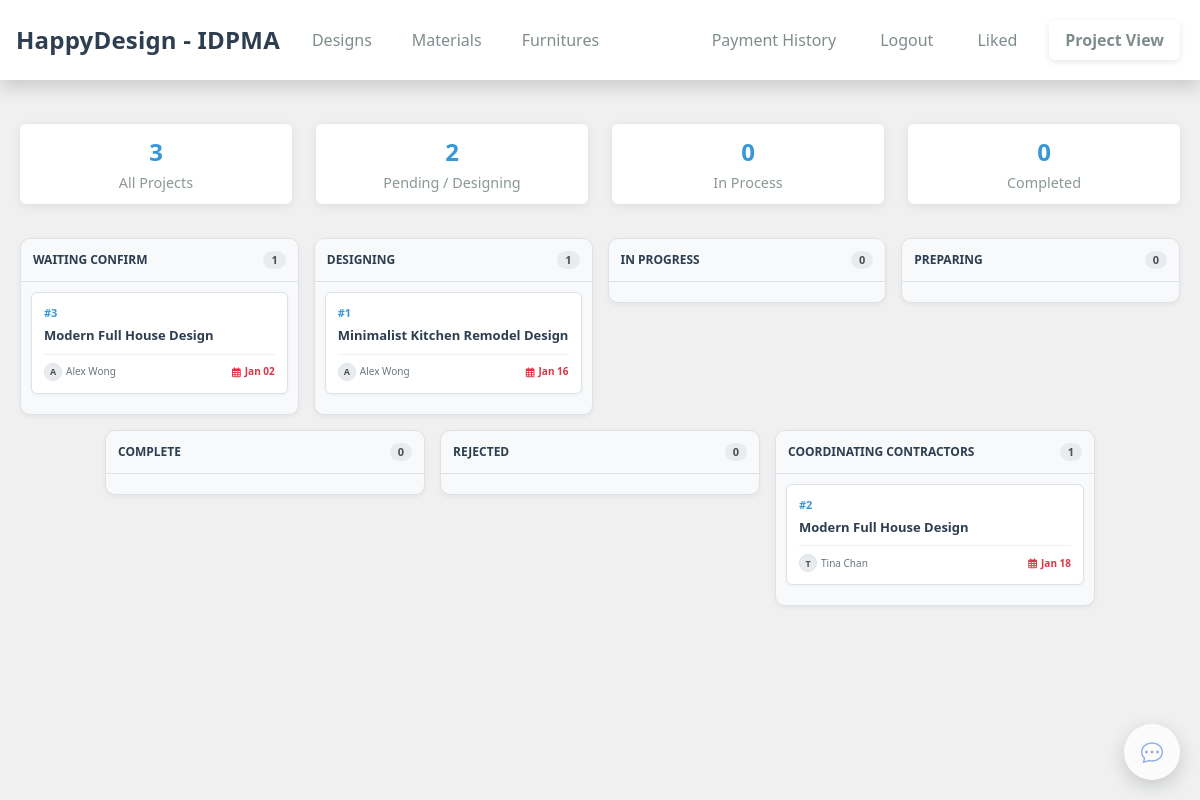
The page /project_management.php (signed in) on the database its author committed.
### tables this page shows
CREATE TABLE `Order` (
  `orderid` int NOT NULL AUTO_INCREMENT,
  `odate` datetime NOT NULL,
  `clientid` int NOT NULL,
  `budget` decimal(10,2) DEFAULT NULL,
  `deposit` decimal(10,2) NOT NULL DEFAULT 2000.00,
  `payment_id` int DEFAULT NULL,
  `cost` decimal(10,2) DEFAULT NULL,
  `gross_floor_area` decimal(10,2) DEFAULT NULL,
  `Requirements` varchar(255) DEFAULT NULL,
  `deposit_amount` DECIMAL(10,2) DEFAULT 0.00,
  `final_payment` DECIMAL(10,2) DEFAULT 0.00,
  `designid` int NOT NULL,
  `ostatus` ENUM('waiting confirm', 'designing', 'reviewing design proposal', 'waiting for review design', 'drafting 2nd proposal', 'waiting client review', 'waiting 2nd design phase payment', 'waiting final design phase payment' , 'waiting 1st construction phase payment', 'complete', 'rejected','Coordinating Contractors','preparing', 'waiting client reassignment', 'waiting client confirm construction date', 'In construction', 'waiting for construction pay', 'waiting for start construction',
    'Waiting for inspection', 'inspection_completed', 'inspection_failed') DEFAULT 'waiting confirm',
  `payment_plan` ENUM('full', 'installment_25', 'installment_50') DEFAULT 'full',
  `actual_completion_date` DATE DEFAULT NULL,
  `inspection_date` DATETIME NULL DEFAULT NULL,
  `inspection_status` ENUM('pending', 'accepted', 'rejected', 'client_suggested') DEFAULT NULL,
  `client_suggested_date` DATETIME NULL DEFAULT NULL,
  `designedPicture` VARCHAR(500) DEFAULT NULL,
  `supplierid` int DEFAULT NULL,
  `supplier_status` ENUM('Pending', 'Accepted', 'Rejected') DEFAULT 'Pending',
  `reassignment_status` ENUM('Accepted', 'Pending', 'Rejected') DEFAULT Null,
  `created_at` TIMESTAMP DEFAULT CURRENT_TIMESTAMP,
  `updated_at` TIMESTAMP DEFAULT CURRENT_TIMESTAMP ON UPDATE CURRENT_TIMESTAMP,
  PRIMARY KEY (`orderid`),
  KEY `clientid_pk_idx` (`clientid`),
  KEY `designid_pk_idx` (`designid`),
  KEY `payment_id_idx` (`payment_id`),
  KEY `supplierid_order_idx` (`supplierid`),
  CONSTRAINT `clientid_pk` FOREIGN KEY (`clientid`) REFERENCES `Client` (`clientid`),
  CONSTRAINT `designid_pk` FOREIGN KEY (`designid`) REFERENCES `Design` (`designid`),
  CONSTRAINT `fk_order_payment_id` FOREIGN KEY (`payment_id`) REFERENCES `OrderPayment` (`payment_id`) ON DELETE SET NULL,
  CONSTRAINT `fk_order_supplier` FOREIGN KEY (`supplierid`) REFERENCES `Supplier` (`supplierid`) ON DELETE SET NULL
);

CREATE TABLE `Design` (
  `designid` int NOT NULL AUTO_INCREMENT,
  `designName` VARCHAR(255) NOT NULL,
  `expect_price` int NOT NULL,
  `description` TEXT DEFAULT NULL,
  `tag` TEXT NOT NULL,
  `likes` int NOT NULL,
  `designerid` int NOT NULL,
  `supplierid` int NOT NULL,
  PRIMARY KEY (`designid`),
  KEY `designerid_pk_idx` (`designerid`),
  CONSTRAINT `designerid_pk` FOREIGN KEY (`designerid`) REFERENCES `Designer` (`designerid`),
  CONSTRAINT `supplierid_pk` FOREIGN KEY (`supplierid`) REFERENCES `Supplier` (`supplierid`)
);

CREATE TABLE `Client` (
  `clientid` int NOT NULL AUTO_INCREMENT,
  `cname` varchar(255) NOT NULL,
  `ctel` varchar(32) DEFAULT NULL,
  `cemail` varchar(255) DEFAULT NULL,
  `cpassword` varchar(255) NOT NULL,
  `address` varchar(255) DEFAULT NULL,
  `budget` int NOT NULL,
  `Floor_Plan` VARCHAR(500) DEFAULT NULL,
  `payment_method` JSON DEFAULT NULL,
  `remember_token` VARCHAR(64) DEFAULT NULL,
  PRIMARY KEY (`clientid`)
);

CREATE TABLE `Schedule` (
  `scheduleid` int NOT NULL AUTO_INCREMENT,
  `managerid` int NOT NULL,
  `OrderFinishDate` date DEFAULT NULL,
  `DesignFinishDate` date DEFAULT NULL,
  `orderid` int NOT NULL,
  `construction_start_date` date DEFAULT NULL,
   `construction_end_date` date DEFAULT NULL,
   `construction_date_status` ENUM('pending', 'accepted', 'rejected') DEFAULT 'pending',
    `current_version` INT DEFAULT 1,
    `parent_schedule_id` INT DEFAULT NULL,
  PRIMARY KEY (`scheduleid`),
  KEY `orderid_pk_idx` (`orderid`),
  KEY `managerid_pk_idx` (`managerid`),
  CONSTRAINT `managerid_fk` FOREIGN KEY (`managerid`) REFERENCES `Manager` (`managerid`),
  CONSTRAINT `orderid_fk` FOREIGN KEY (`orderid`) REFERENCES `Order` (`orderid`)
);

### project_management.php (the view, shortened to what this page needs)
<?php
require_once __DIR__ . '/config.php';
$isEmbed = isset($_GET['embed']) && $_GET['embed'] === '1';
$query = "SELECT o.*, c.cname as client_name, d.designName, s.OrderFinishDate, s.DesignFinishDate
          FROM `Order` o
          LEFT JOIN Client c ON o.clientid = c.clientid
          LEFT JOIN Design d ON o.designid = d.designid
          LEFT JOIN Schedule s ON o.orderid = s.orderid";
$stmt = $mysqli->prepare($query);
$stmt->execute();
$result = $stmt->get_result();
$orders = $result->fetch_all(MYSQLI_ASSOC);
$display_categories = [
    'waiting confirm',
    'designing',
    'In Progress',
    'preparing',
    'complete',
    'rejected'
];
$status_mapping = [
    'waiting confirm' => 'waiting confirm',
    'designing' => 'designing',
    'reviewing design proposal' => 'In Progress',
    'waiting for review design' => 'In Progress',
    'drafting 2nd proposal' => 'In Progress',
    'waiting client review' => 'In Progress',
    'waiting design phase payment' => 'In Progress',
    'waiting 2nd design phase payment' => 'In Progress',
    'waiting final design phase payment' => 'In Progress',
    'waiting 1st construction phase payment' => 'In Progress',
    'preparing' => 'preparing',
    'complete' => 'complete',
    'rejected' => 'rejected'
];
$kanbanData = [];
foreach ($display_categories as $cat) {
    $kanbanData[$cat] = [];
}
foreach ($orders as $order) {
    $db_status = $order['ostatus'];
    $display_cat = $status_mapping[$db_status] ?? $db_status;
    if (!isset($kanbanData[$display_cat])) {
        $kanbanData[$display_cat] = [];
    }
    $kanbanData[$display_cat][] = $order;
}
$total_orders = count($orders);
$pending_count = 0;
$in_progress_count = 0;
$done_count = 0;
foreach($orders as $o) {
    $s = strtolower($o['ostatus']);
    if (in_array($s, ['waiting confirm', 'designing'])) {
        $pending_count++;
    } elseif (in_array($s, ['reviewing design proposal', 'waiting for review design', 'drafting 2nd proposal', 'waiting client review', 'waiting design phase payment', 'waiting 2nd design phase payment', 'waiting final design phase payment', 'waiting 1st construction phase payment', 'preparing'])) {
        $in_progress_count++;
    } elseif (in_array($s, ['complete'])) {
        $done_count++;
    }
}
?>
<!DOCTYPE html>
<html lang="en">
<head>
    <link href="https://cdn.jsdelivr.net/npm/bootstrap@5.0.2/dist/css/bootstrap.min.css" rel="stylesheet">
    <link rel="stylesheet" href="https://cdnjs.cloudflare.com/ajax/libs/font-awesome/6.4.0/css/all.min.css">
    <link rel="stylesheet" href="css/styles.css">
</head>
<body>
    <?php if (!$isEmbed): ?>
        <?php include_once __DIR__ . '/includes/header.php'; ?>
    <?php endif; ?>
    <main class="container mt-4">
        <div class="row mb-4">
            <div class="col-lg-3 col-md-6">
                <div class="stat-card">
                    <div class="stat-number"><?= $total_orders ?></div>
                    <div class="stat-label">All Projects</div>
                </div>
            </div>
            <div class="col-lg-3 col-md-6">
                <div class="stat-card">
                    <div class="stat-number"><?= $pending_count ?></div>
                    <div class="stat-label">Pending / Designing</div>
                </div>
            </div>
            <div class="col-lg-3 col-md-6">
                <div class="stat-card">
                    <div class="stat-number"><?= $in_progress_count ?></div>
                    <div class="stat-label">In Process</div>
                </div>
            </div>
            <div class="col-lg-3 col-md-6">
                <div class="stat-card">
                    <div class="stat-number"><?= $done_count ?></div>
                    <div class="stat-label">Completed</div>
                </div>
            </div>
        </div>
        <div class="kanban-container">
            <?php foreach ($kanbanData as $display_status => $tasks): ?>
            <div class="kanban-column">
                <div class="column-header">
                    <span class="column-title" title="<?= ucfirst(htmlspecialchars($display_status)) ?>"><?= ucfirst(htmlspecialchars($display_status)) ?></span>
                    <span class="task-count"><?= count($tasks) ?></span>
                </div>
                <div class="task-list">
                    <?php
                    if ($display_status === 'In Progress') {
                        $subGroups = [];
                        foreach ($tasks as $t) {
                            $subGroups[$t['ostatus']][] = $t;
                        }
                        foreach ($subGroups as $subStatus => $subTasks): ?>
                            <div class="sub-group-header">
                                <span><?= htmlspecialchars($subStatus) ?></span>
                                <span><?= count($subTasks) ?></span>
                            </div>
                            <?php foreach ($subTasks as $task):
                                $isOverdue = (isset($task['OrderFinishDate']) && strtotime($task['OrderFinishDate']) < time() && !in_array(strtolower($task['ostatus']), ['complete', 'rejected']));
                            ?>
                                <div class="task-card" onclick="location.href='order_full_details.php?id=<?= $task['orderid'] ?><?= $isEmbed ? '&embed=1' : '' ?>'">
                                    <div class="task-id">#<?= $task['orderid'] ?></div>
                                    <div class="task-title"><?= htmlspecialchars($task['designName'] ?? 'Custom Project Request') ?></div>
                                    <div class="task-meta">
                                        <div class="task-user">
                                            <div class="user-avatar"><?= strtoupper(substr($task['client_name'], 0, 1)) ?></div>
                                            <span><?= htmlspecialchars($task['client_name']) ?></span>
                                        </div>
                                        <div class="task-date <?= $isOverdue ? 'overdue' : '' ?>">
                                            <i class="far fa-calendar-alt"></i>
                                            <?= isset($task['OrderFinishDate']) ? date('M d', strtotime($task['OrderFinishDate'])) : 'TBD' ?>
                                        </div>
                                    </div>
                                </div>
                            <?php endforeach; ?>
                        <?php endforeach;
                    } else {
                        foreach ($tasks as $task):
                            $isOverdue = (isset($task['OrderFinishDate']) && strtotime($task['OrderFinishDate']) < time() && !in_array(strtolower($task['ostatus']), ['complete', 'rejected']));
                        ?>
                        <div class="task-card" onclick="location.href='order_full_details.php?id=<?= $task['orderid'] ?><?= $isEmbed ? '&embed=1' : '' ?>'">
                            <div class="task-id">#<?= $task['orderid'] ?></div>
                            <div class="task-title"><?= htmlspecialchars($task['designName'] ?? 'Custom Project Request') ?></div>
                            <div class="task-meta">
                                <div class="task-user">
                                    <div class="user-avatar"><?= strtoupper(substr($task['client_name'], 0, 1)) ?></div>
                                    <span><?= htmlspecialchars($task['client_name']) ?></span>
                                </div>
                                <div class="task-date <?= $isOverdue ? 'overdue' : '' ?>">
                                    <i class="far fa-calendar-alt"></i>
                                    <?= isset($task['OrderFinishDate']) ? date('M d', strtotime($task['OrderFinishDate'])) : 'TBD' ?>
                                </div>
                            </div>
                        </div>
                        <?php endforeach;
                    } ?>
                </div>
            </div>
            <?php endforeach; ?>
        </div>
    </main>
    <?php if (!$isEmbed ): ?>
        <?php include __DIR__ . '/Public/chat_widget.php'; ?>
    <?php endif; ?>
</body>
</html>

### css/styles.css (style rules this page uses)
html, body { height: 100%; }
body { background-color: #f0f0f0; margin: 0; min-height: 100vh; display: flex; flex-direction: column; font-family: 'Segoe UI', Tahoma, Geneva, Verdana, sans-serif; }
main { flex: 1; padding: 10px 0; }

### css/chat.css (style rules this page uses)
:root { --chat-bg: #ffffff; --chat-muted: #6c757d; --chat-primary: #0b1b2b; --chat-accent: #4690ff; --chat-radius: 8px; --chat-gap: 8px; --chat-font: system-ui, -apple-system, "Segoe UI", Roboto, "Helvetica Neue", Arial; }
.stat-number { font-size: 1.5rem; font-weight: 700; color: #3498db; }
.stat-label { color: #7f8c8d; font-size: 0.9rem; }

### rows shown on the page
order: orderid "3", designid.designName "Modern Full House Design", clientid.cname "A", clientid.cname "Alex Wong", schedule.OrderFinishDate "Jan 02"
order: orderid "1", designid.designName "Minimalist Kitchen Remodel Design", clientid.cname "A", clientid.cname "Alex Wong", schedule.OrderFinishDate "Jan 16"
order: orderid "2", designid.designName "Modern Full House Design", clientid.cname "T", clientid.cname "Tina Chan", schedule.OrderFinishDate "Jan 18"

### other values the page prints
$total_orders "3"
$pending_count "2"
$in_progress_count "0"
$done_count "0"
$display_status "WAITING CONFIRM"
count($tasks) "1"
$display_status "DESIGNING"
$display_status "IN PROGRESS"
count($tasks) "0"
$display_status "PREPARING"
$display_status "COMPLETE"
$display_status "REJECTED"
$display_status "COORDINATING CONTRACTORS"
